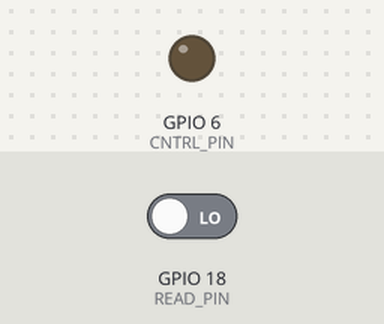
A program run on a simulated ESP32-S3. Shown: output pins drawn as LEDs (lit = HIGH). Dashed ring = blinking. The test bench sets the inputs (shaded band); at power-on: GPIO 18 (READ_PIN) LOW. What the program prints to the serial monitor is not drawn.

Above: at 0.0 s.
At 1.3 s:
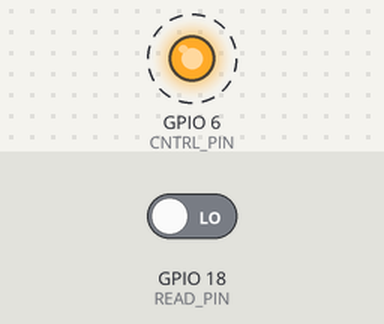
1.4 s: GPIO 18 (READ_PIN) driven HIGH
Timing chart, 0 to 9.6 s (numbered marks = the images above; inputs shaded):
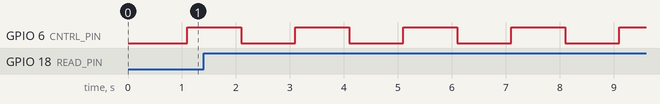

The program:

main.cpp
```cpp
#include <Arduino.h>
constexpr uint8_t CNTRL_PIN = 6;
constexpr uint8_t READ_PIN = 18;
constexpr uint32_t DEBOUNCE_TIME = 5000;

volatile uint64_t lastStateChange = 0;
volatile uint32_t switchingDelay = 0;
volatile uint32_t lastInterruptTime = 0;

volatile uint16_t interruptionsCounter = 0;

uint32_t switchingDelaySum = 0;


class Relay{
  private:
    bool isOn = 0;
  public:
    bool getState(){
      return isOn;
    }
    void changeState(){
      isOn = !isOn;
    }
};

Relay relay;

void IRAM_ATTR relay_isr(){
  if (micros()-lastInterruptTime > DEBOUNCE_TIME)
  {
    switchingDelay = micros() - lastStateChange;
    switchingDelaySum += switchingDelay;
    lastInterruptTime = micros();
    interruptionsCounter++;
  }

}


void setup() {
  Serial.begin(115200);
  delay(100);
  pinMode(CNTRL_PIN, OUTPUT);
  pinMode(READ_PIN, INPUT_PULLDOWN);
  lastStateChange = micros();
  attachInterrupt(READ_PIN, relay_isr, CHANGE);
}

void loop() {
  static uint32_t lastPrintTime = 0;

  if (micros() - lastStateChange > 1000000)
  { lastStateChange = micros();
    relay.changeState();
  }
  digitalWrite(CNTRL_PIN, relay.getState());


  if (millis() - lastPrintTime >= 1000) {
    lastPrintTime = millis();

    if (interruptionsCounter > 0) {
      Serial.print("State changes:");
      Serial.println(interruptionsCounter);
      Serial.print("Avarage switching time:");
      Serial.print(switchingDelaySum/interruptionsCounter);
      Serial.println("mc");
      Serial.println();
    }
  }

}
```

Measured:
- by itself, GPIO 6 (CNTRL_PIN): alternates HIGH for 1.0 s and LOW for 1.0 s
